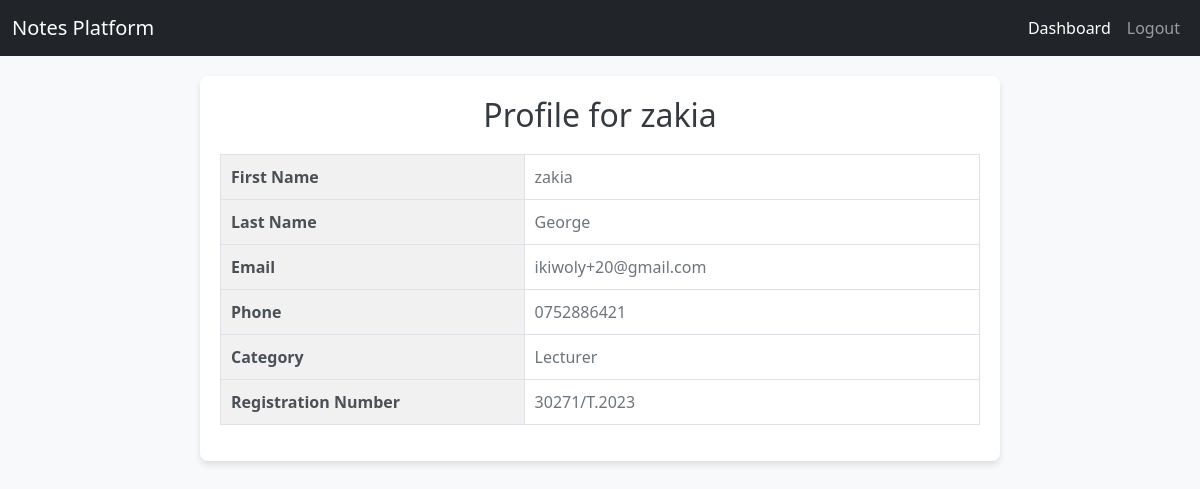
/profile/ (signed in), run on the app's committed database.
### login/models.py (models this page shows, shortened)
class Profile(models.Model):
    user = models.OneToOneField(User, on_delete=models.CASCADE, unique=True)
    phone = models.CharField(max_length=15, blank=True, null=True)
    category = models.CharField(max_length=100, blank=True, null=True)
    registration_number = models.CharField(max_length=100, blank=True, null=True)

### login/views.py (the view)
# urls.py: path('profile/',profile_view, name='profile'),
@login_required
def profile_view(request):
    profile = request.user.profile
    return render(request, 'profile.html', {'profile': profile})

### templates/profile.html (shortened to what this page needs)
<!DOCTYPE html>
<html lang="en">
<head>
    <link rel="stylesheet" href="https://cdnjs.cloudflare.com/ajax/libs/bootstrap/5.3.0/css/bootstrap.min.css">
</head>
<body>
    <nav class="navbar navbar-expand-lg navbar-dark bg-dark">
        <div class="container-fluid">
            <a class="navbar-brand" href="#">Notes Platform</a>
            <div class="collapse navbar-collapse" id="navbarNav">
                <ul class="navbar-nav ms-auto">
                    <li class="nav-item">
                        <a class="nav-link active" href="{% url 'dashboard' %}">Dashboard</a>
                    </li>
                    <li class="nav-item">
                        <a class="nav-link" href="{% url 'logout' %}">Logout</a>
                    </li>
                </ul>
            </div>
        </div>
    </nav>
    <div class="container">
        <h2>Profile for {{ profile.user.username }}</h2>
        <table class="table table-bordered">
            <tbody>
                <tr>
                    <th>First Name</th>
                    <td>{{ profile.user.first_name }}</td>
                </tr>
                <tr>
                    <th>Last Name</th>
                    <td>{{ profile.user.last_name }}</td>
                </tr>
                <tr>
                    <th>Email</th>
                    <td>{{ profile.user.email }}</td>
                </tr>
                <tr>
                    <th>Phone</th>
                    <td>{{ profile.phone }}</td>
                </tr>
                <tr>
                    <th>Category</th>
                    <td>{{ profile.category }}</td>
                </tr>
                <tr>
                    <th>Registration Number</th>
                    <td>{{ profile.registration_number }}</td>
                </tr>
            </tbody>
        </table>
    </div>
</body>
</html>

### templates/profile.html (style rules this page uses)
body { background-color: #f8f9fa; margin: 0; padding: 0; }
.navbar { margin-bottom: 20px; }
.container { max-width: 800px; background: #ffffff; border-radius: 8px; box-shadow: 0 4px 6px rgba(0, 0, 0, 0.1); padding: 20px; }
h2 { text-align: center; color: #343a40; margin-bottom: 20px; }
.table { width: 100%; }
.table th { width: 40%; background-color: #f1f1f1; color: #495057; text-align: left; padding: 10px; }
.table td { color: #6c757d; text-align: left; padding: 10px; }

### data on the page
Profile: user.username "zakia", user.first_name "zakia", user.last_name "George", user.email "ikiwoly+20@gmail.com", phone "0752886421", category "Lecturer", registration_number "30271/T.2023"
